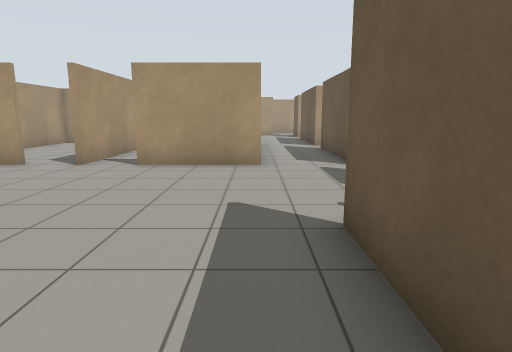
view 1 (above)

24 first-person views from a walk through a robot-simulator world made for Gazebo. The camera is 1.2 m above the floor, tilts 10° down and sees 75° across. The floor is counted in squares, 1 m on a side. Each view is taken from the middle of a square. On the plan, view 1 faces up. The plan holds only what a view shows up to about 13 squares ahead; the rest is blank.

view 2
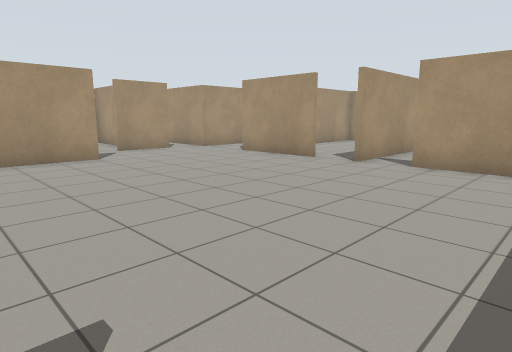

view 3
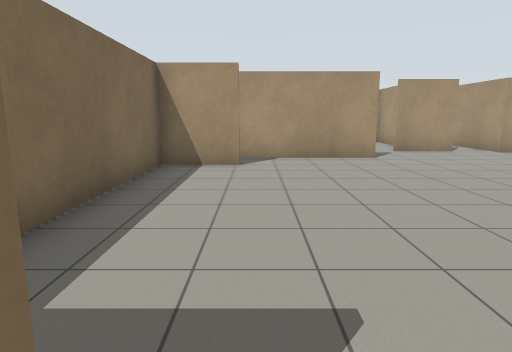

view 4
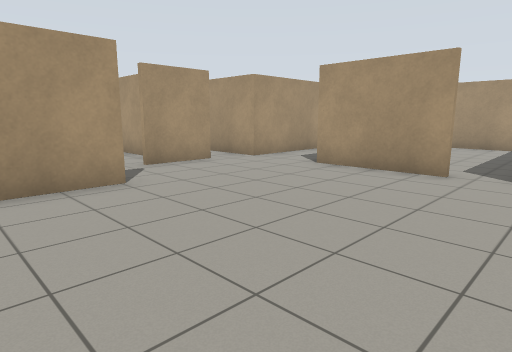

view 5
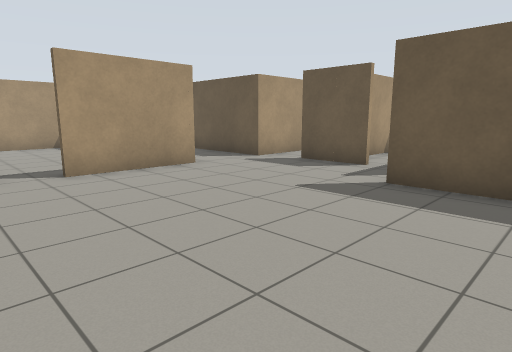

view 6
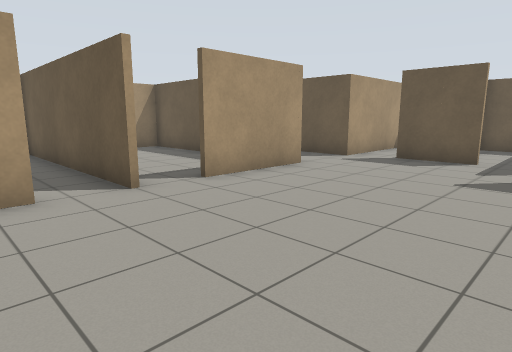

view 7
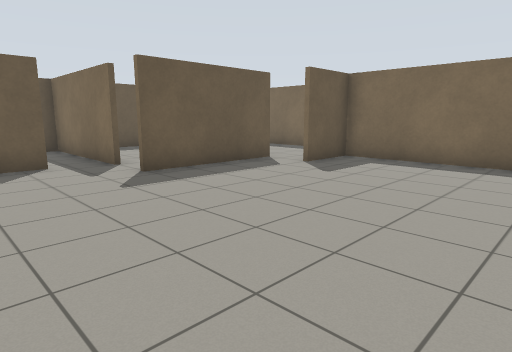

view 8
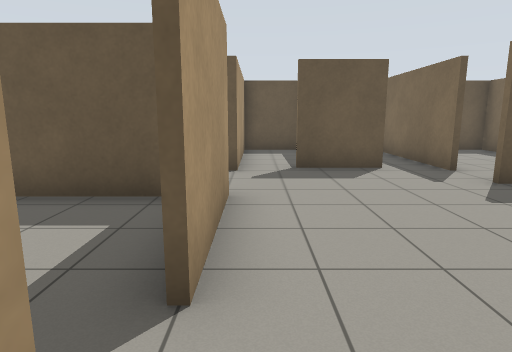

view 9
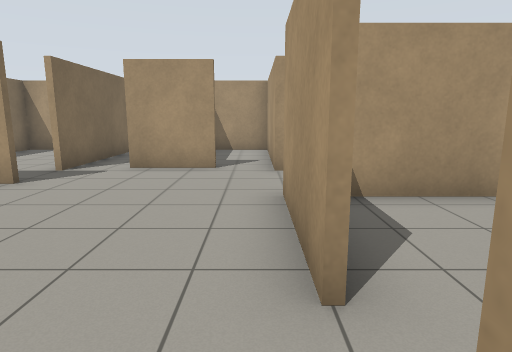

view 10
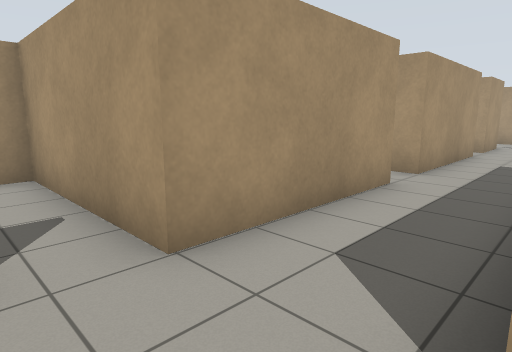

view 11
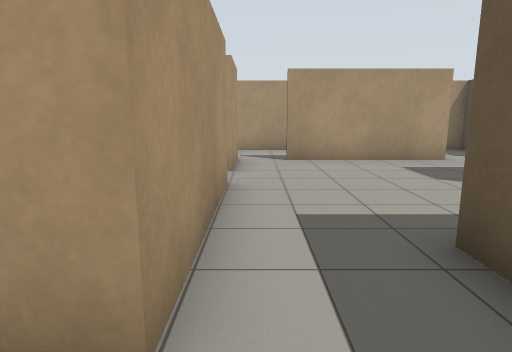

view 12
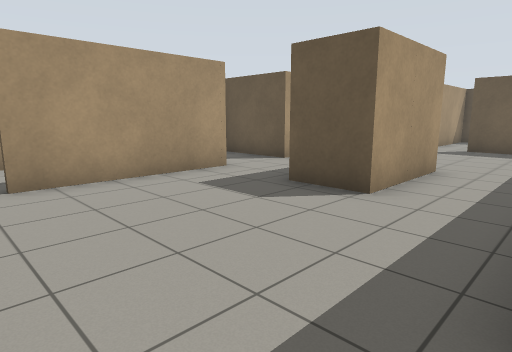

view 13
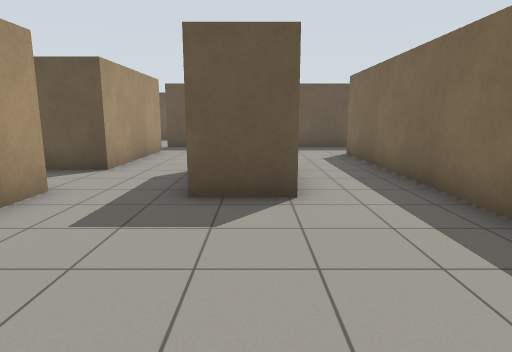

view 14
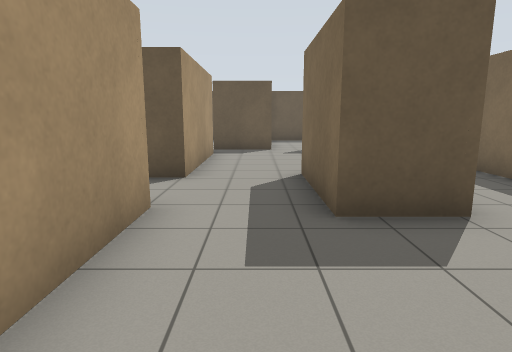

view 15
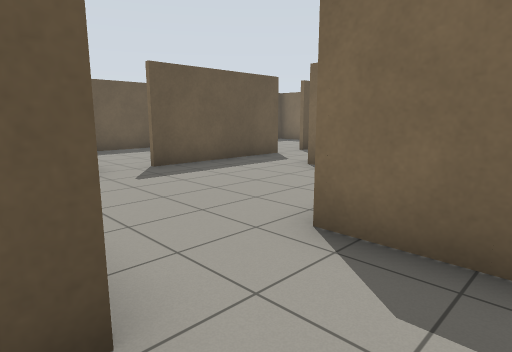

view 16
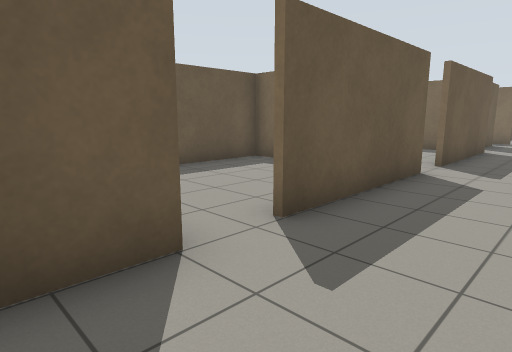

view 17
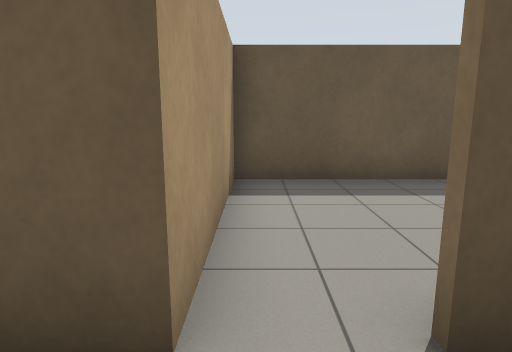

view 18
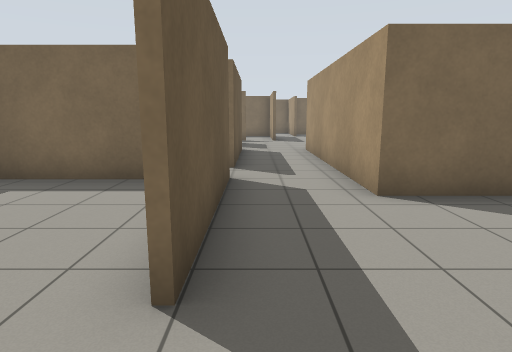

view 19
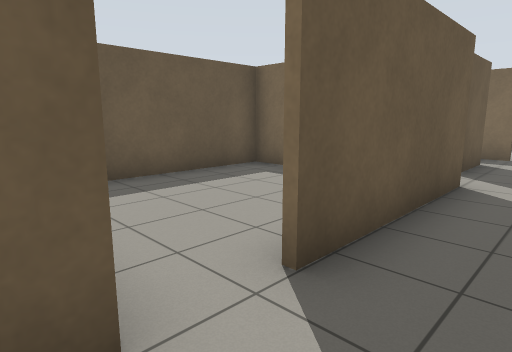

view 20
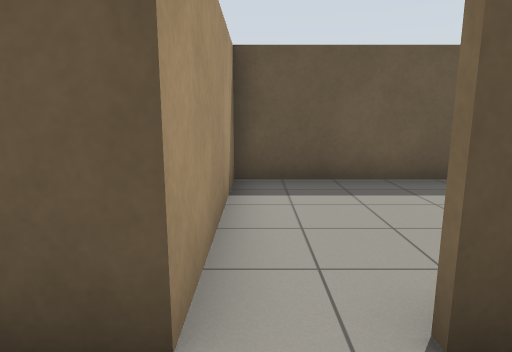

view 21
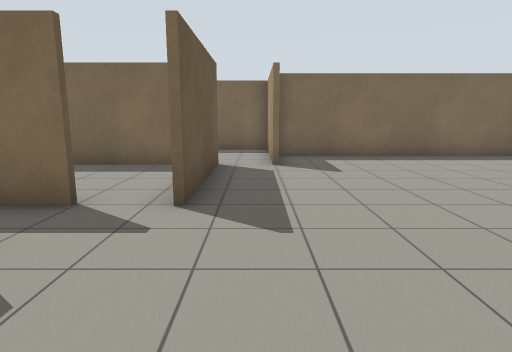

view 22
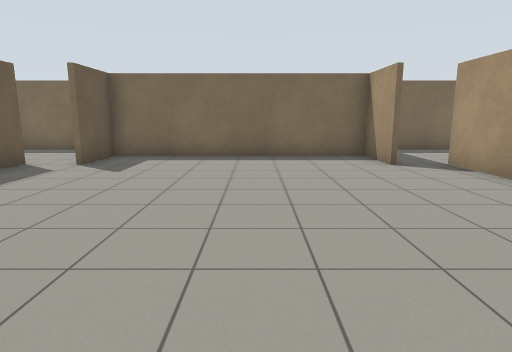

view 23
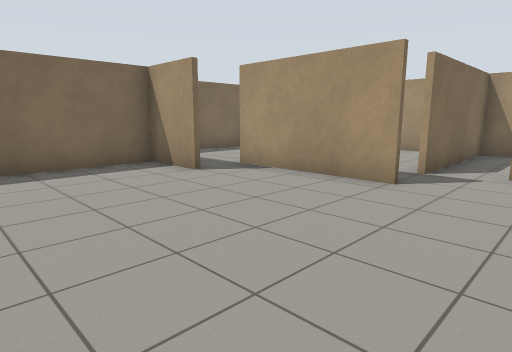

view 24
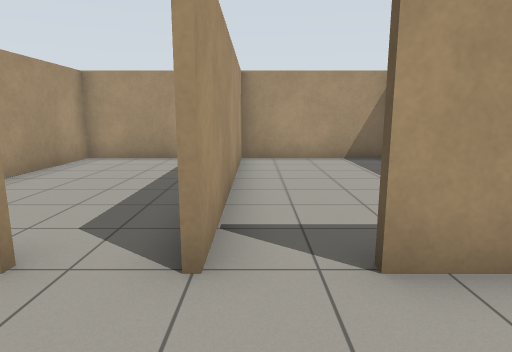

### Floor plan
Ten units are one square. View 1 is at (0, 0); x grows to the right and y downward. Boxes are objects, and circles mark ways between rooms. Rooms are numbered by the first view taken in them; rooms with no view inside come last. Other rooms are left out.
<svg viewBox="-169 -259 249 288">
<path fill="none" stroke="#000" d="M-59 -84 -91 -84M-100 -36 -100 6M-4 4 -4 16M29 -49 29 -71M-84 4 -84 24 -6 24 -6 4M10 6 10 -36M-119 -71 -119 -49M35 -84 25 -84 25 -131M1 -145 1 -84 -31 -84M-115 -131 -115 -84M-72 -160 -26 -160M-115 -191 -115 -144M-65 -224 -101 -224M-91 -153 -91 -160M-115 -214 -115 -204M-29 -184 -61 -184 -61 -200M-55 -224 -65 -224M-24 -224 -34 -224 -34 -254 -40 -254M-61 -200 -29 -200M11 -224 -24 -224M35 -204 25 -204 25 -226M-26 -160 1 -160 1 -145M25 -144 25 -191M0 -94 0 -149M-44 -159 -44 -84M-2 -158 -51 -158M75 -144 25 -144M39 -86 45 -86M64 -86 75 -86M74 -89 74 -149M41 -146 75 -146M74 -149 74 -204 35 -204M-51 -158 -90 -158 -90 -94M-46 -84 -46 -159M66 4 74 4M21 4 48 4M-115 -84 -164 -84 -164 -65M74 -84 35 -84M74 -64 74 -89M-139 -59 -155 -59M-164 -36 -115 -36M65 -59 50 -59M25 -36 74 -36 74 -59"/>
<circle cx="-105" cy="-155" r="3" fill="#2a7"/>
<circle cx="15" cy="-155" r="3" fill="#2a7"/>
<circle cx="-40" cy="-90" r="3" fill="#2a7"/>
<circle cx="30" cy="-140" r="3" fill="#2a7"/>
<circle cx="-60" cy="-90" r="3" fill="#2a7"/>
<circle cx="20" cy="-30" r="3" fill="#2a7"/>
<circle cx="-120" cy="-80" r="3" fill="#2a7"/>
<circle cx="40" cy="-80" r="3" fill="#2a7"/>
<circle cx="-120" cy="-50" r="3" fill="#2a7"/>
<circle cx="30" cy="-50" r="3" fill="#2a7"/>
<circle cx="-60" cy="-215" r="3" fill="#2a7"/>
<circle cx="-30" cy="-175" r="3" fill="#2a7"/>
<circle cx="-30" cy="-215" r="3" fill="#2a7"/>
<circle cx="30" cy="-200" r="3" fill="#2a7"/>
<text x="-40" y="-50">1</text>
<text x="-80" y="-190">2</text>
<text x="-50" y="-230">3</text>
<text x="0" y="-190">4</text>
<text x="-30" y="-120">5</text>
<text x="50" y="-120">6</text>
<text x="50" y="-180">7</text>
<text x="-70" y="-130">8</text>
<text x="50" y="-20">9</text>
<text x="-140" y="-80">10</text>
<text x="50" y="-80">11</text>
<text x="-140" y="-50">12</text>
<text x="50" y="-50">13</text>
</svg>
Room 1 opens to room 2. Room 1 opens to room 4. Room 1 opens to room 5. Room 1 opens to room 6. Room 1 opens to room 8. Room 1 opens to room 9. Room 1 opens to room 10. Room 1 opens to room 11. Room 1 opens to room 12. Room 1 opens to room 13. Room 2 opens to room 3. Room 2 opens to room 4. Room 3 opens to room 4. Room 4 opens to room 7.

Where each view was taken, in squares from view 1:
view 1: 0 up, 0 right, facing up
view 2: 0 up, 0 right, facing up-left
view 3: 0 up, 0 right, facing left
view 4: 1 up, 4 left, facing up-left
view 5: 1 up, 5 left, facing up-right
view 6: 3 up, 7 left, facing up-right
view 7: 7 up, 6 left, facing down-right
view 8: 8 up, 5 left, facing right
view 9: 8 up, 4 left, facing left
view 10: 7 up, 9 left, facing up-left
view 11: 13 up, 11 left, facing up
view 12: 16 up, 11 left, facing up-right
view 13: 19 up, 11 left, facing right
view 14: 21 up, 10 left, facing right
view 15: 23 up, 5 left, facing down-right
view 16: 22 up, 0 right, facing down-right
view 17: 20 up, 1 right, facing right
view 18: 21 up, 2 right, facing down
view 19: 15 up, 1 right, facing down-right
view 20: 14 up, 1 right, facing right
view 21: 8 up, 0 right, facing down
view 22: 8 up, 5 left, facing down
view 23: 6 up, 4 left, facing down-left
view 24: 6 up, 4 left, facing up
